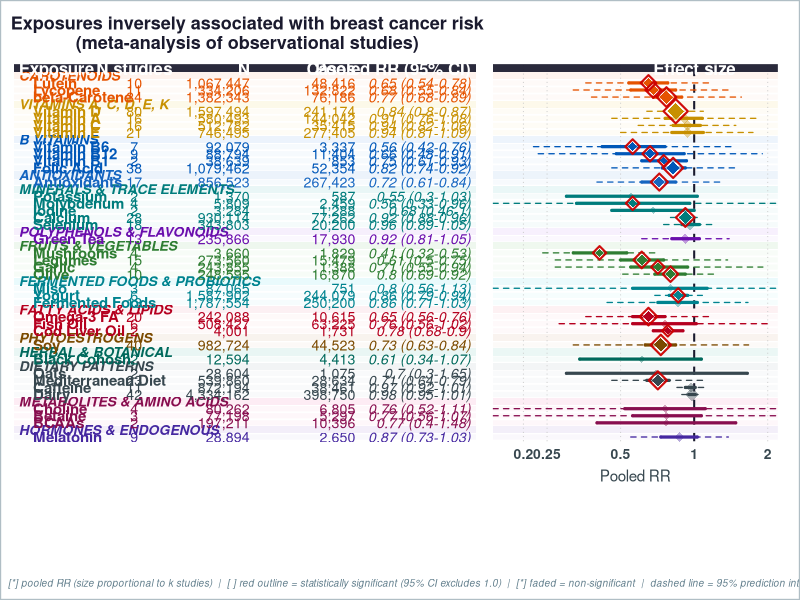
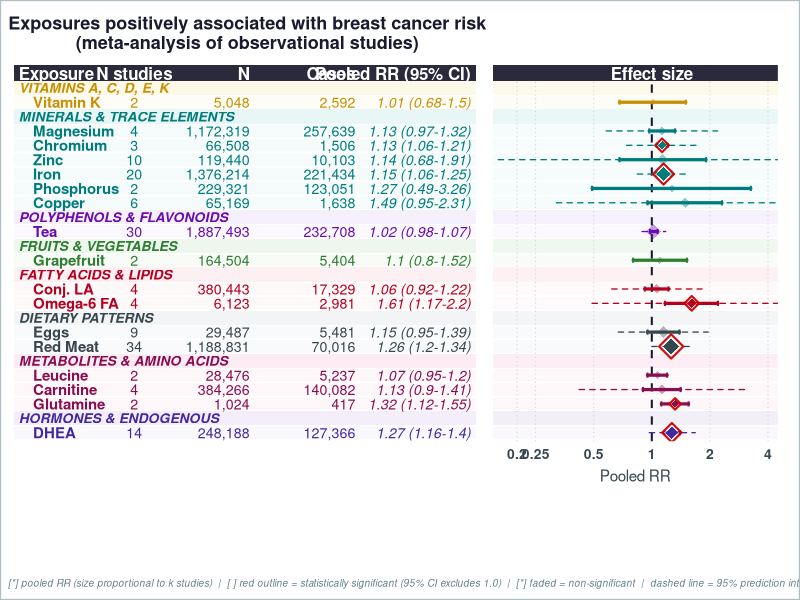
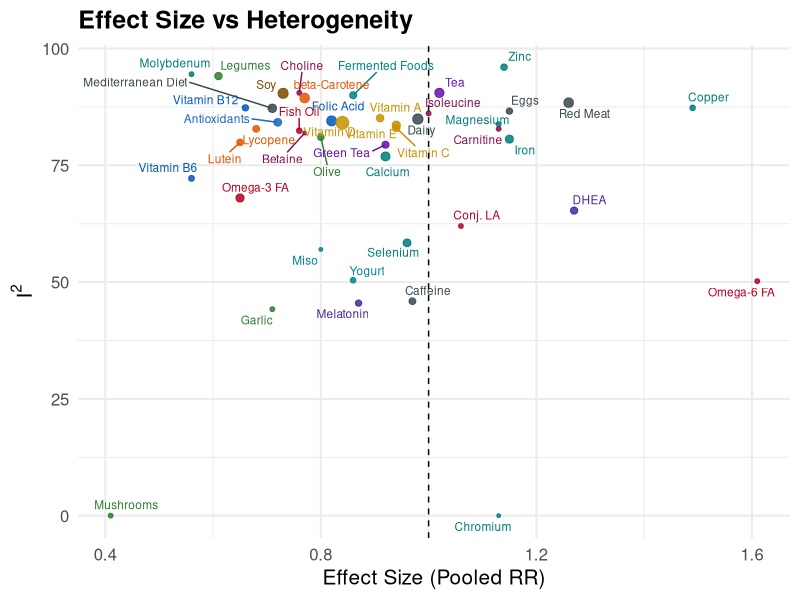
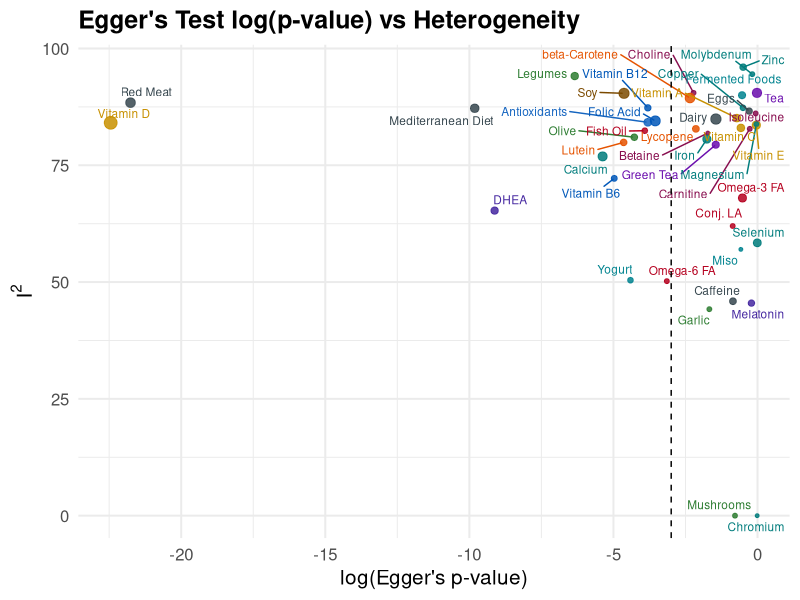

R code for these plots, in order:
# =============================================================================
# Combined analysis plots — Forest plots + Scatter diagnostic plots
# Data: exposures_meta_analysis_final_combined.xlsx
# =============================================================================
setwd('C:/Users/mraga/Downloads/MetaFemina/Plot')
library(tidyverse)
library(scales)
library(readxl)
library(stringr)
library(cowplot)
library(ggtext)
library(ggrepel)
library(patchwork)

for (pkg in c("ggtext", "cowplot", "ggrepel", "patchwork")) {
  if (!requireNamespace(pkg, quietly = TRUE)) install.packages(pkg)
}

output_dir <- "."
dir.create(output_dir, showWarnings = FALSE, recursive = TRUE)

# =============================================================================
# 1. Read & clean data
# =============================================================================

raw <- read_excel("exposures_meta_analysis_final_combined.xlsx")

# Standardise column names
names(raw) <- c(
  "Exposure", "n_studies", "pooled_es_num",
  "ci_low", "ci_high",
  "pi_low", "pi_high",
  "I2", "eggers_p",
  "Total_N", "N_cases"
)

dat_clean <- raw %>%
  mutate(
    # Reconstruct a display string  "OR (low–high)" for the table column
    pooled_ci_lab = paste0(
      pooled_es_num,
      " (", ci_low, "-", ci_high, ")"
    ),
    N_lab     = comma(Total_N),
    Cases_lab = comma(N_cases),
    sig = ifelse((ci_high < 1 | ci_low > 1), "Significant", "Not significant"),
    direction = case_when(
      pooled_es_num < 1 ~ "Protective",
      pooled_es_num > 1 ~ "Harmful",
      TRUE              ~ "Neutral"
    )
  )

# =============================================================================
# 2. Group mapping, order & colour palettes  (unchanged from original)
# =============================================================================

group_map <- tribble(
  ~Exposure,                  ~Group,
  "eggs",                     "Dietary Patterns",
  "dairy",                    "Dietary Patterns",
  "red_meat",             "Dietary Patterns",
  "fermented_foods",          "Fermented Foods & Probiotics",
  "skyr",                     "Fermented Foods & Probiotics",
  "hemp_seeds",               "Fatty Acids & Lipids",
  "kefir",                    "Fermented Foods & Probiotics",
  "legumes",                  "Fruits & Vegetables",
  "chia_seeds",               "Fatty Acids & Lipids",
  "oats",                     "Dietary Patterns",
  "flax",                     "Phytoestrogens",
  "vitamin_b2",               "B Vitamins",
  "cesium",                   "Minerals & Trace Elements",
  "quercetin",                "Polyphenols & Flavonoids",
  "vitamin_b6",               "B Vitamins",
  "fish_oil",                 "Fatty Acids & Lipids",
  "grape",                    "Fruits & Vegetables",
  "lutein",                   "Carotenoids",
  "molybdenum",               "Minerals & Trace Elements",
  "garlic",                   "Fruits & Vegetables",
  "lycopene",                 "Carotenoids",
  "soy",                      "Phytoestrogens",
  "pantothenic_acid",         "B Vitamins",
  "resveratrol",              "Polyphenols & Flavonoids",
  "vitamin_a",                "Vitamins A, C, D, E, K",
  "vitamin_b1",               "B Vitamins",
  "mediterranean_diet",       "Dietary Patterns",
  "cod_liver_oil",            "Fatty Acids & Lipids",
  "antioxidants",             "Antioxidants",
  "betaine",                  "Metabolites & Amino Acids",
  "beta-carotene",            "Carotenoids",
  "choline",                  "Metabolites & Amino Acids",
  "magnesium",                "Minerals & Trace Elements",
  "olive",                    "Fruits & Vegetables",
  "vitamin_c",                "Vitamins A, C, D, E, K",
  "flaxseed",                 "Phytoestrogens",
  "iodine",                   "Minerals & Trace Elements",
  "green_tea",                "Polyphenols & Flavonoids",
  "mushrooms",                "Fruits & Vegetables",
  "calcium",                  "Minerals & Trace Elements",
  "copper",                   "Minerals & Trace Elements",
  "folic_acid",               "B Vitamins",
  "selenium",                 "Minerals & Trace Elements",
  "potassium",                "Minerals & Trace Elements",
  "vitamin_b12",              "B Vitamins",
  "tea",                      "Polyphenols & Flavonoids",
  "mineral_supplements",      "Minerals & Trace Elements",
  "papaya",                   "Fruits & Vegetables",
  "bcaas",                    "Metabolites & Amino Acids",
  "vitamin_e",                "Vitamins A, C, D, E, K",
  "vitamin_d",                "Vitamins A, C, D, E, K",
  "omega-3_fatty_acids",      "Fatty Acids & Lipids",
  "caffeine",                 "Dietary Patterns",
  "leucine",                  "Metabolites & Amino Acids",
  "iron",                     "Minerals & Trace Elements",
  "isoleucine",               "Metabolites & Amino Acids",
  "protein_intake",           "Metabolites & Amino Acids",
  "conjugated_linoleic_acid", "Fatty Acids & Lipids",
  "grapefruit",               "Fruits & Vegetables",
  "creatine",                 "Metabolites & Amino Acids",
  "chromium",                 "Minerals & Trace Elements",
  "glutamine",                "Metabolites & Amino Acids",
  "melatonin",                "Hormones & Endogenous",
  "vitamin_k",                "Vitamins A, C, D, E, K",
  "zinc",                     "Minerals & Trace Elements",
  "carnitine",                "Metabolites & Amino Acids",
  "dehydroepiandrosterone",   "Hormones & Endogenous",
  "cannabidiol",              "Herbal & Botanical",
  "phosphorus",               "Minerals & Trace Elements",
  "ginseng",                  "Herbal & Botanical",
  "vitamin_b3",               "B Vitamins",
  "omega-6_fatty_acids",      "Fatty Acids & Lipids",
  "ginkgo",                   "Herbal & Botanical",
  "coenzyme_q10",             "Antioxidants",
  "sauerkraut",               "Fermented Foods & Probiotics",
  "red_clover",               "Phytoestrogens",
  "black_cohosh",             "Herbal & Botanical",
  "n-acetylcysteine",         "Antioxidants",
  "miso",                     "Fermented Foods & Probiotics",
  "manganese",                "Minerals & Trace Elements",
  "yogurt",                   "Fermented Foods & Probiotics",
  "glucosamine",              "Metabolites & Amino Acids",
  "sage",                     "Herbal & Botanical",
  "pickled_vegetables",       "Fermented Foods & Probiotics",
  "lactobacillus",            "Fermented Foods & Probiotics"
)

group_order <- c(
  "Carotenoids",
  "Vitamins A, C, D, E, K",
  "B Vitamins",
  "Antioxidants",
  "Minerals & Trace Elements",
  "Polyphenols & Flavonoids",
  "Fruits & Vegetables",
  "Fermented Foods & Probiotics",
  "Fatty Acids & Lipids",
  "Phytoestrogens",
  "Herbal & Botanical",
  "Dietary Patterns",
  "Metabolites & Amino Acids",
  "Hormones & Endogenous"
)

group_colors <- c(
  "B Vitamins"               = "#0057B8",
  "Carotenoids"              = "#E55300",
  "Minerals & Trace Elements"= "#007C7C",
  "Fruits & Vegetables"      = "#2E7D32",
  "Vitamins A, C, D, E, K"     = "#C79000",
  "Polyphenols & Flavonoids" = "#6A0DAD",
  "Fermented Foods & Probiotics" = "#00838F",
  "Fatty Acids & Lipids"     = "#B5001F",
  "Phytoestrogens"           = "#7B4A00",
  "Dietary Patterns"         = "#37474F",
  "Herbal & Botanical"       = "#00695C",
  "Metabolites & Amino Acids"= "#880E4F",
  "Hormones & Endogenous"    = "#4527A0",
  "Antioxidants"             = "#1565C0",
  "Other"                    = "#424242"
)

group_bg <- c(
  "B Vitamins"               = "#E3EEFA",
  "Carotenoids"              = "#FDEEE6",
  "Minerals & Trace Elements"= "#DFF2F2",
  "Fruits & Vegetables"      = "#E6F4E6",
  "Vitamins A, C, D, E, K"     = "#FBF6E0",
  "Polyphenols & Flavonoids" = "#F2E8FB",
  "Fermented Foods & Probiotics" = "#E0F7FA",
  "Fatty Acids & Lipids"     = "#FBEAED",
  "Phytoestrogens"           = "#F5EDE6",
  "Dietary Patterns"         = "#ECEFF1",
  "Herbal & Botanical"       = "#E0F2EF",
  "Metabolites & Amino Acids"= "#FCE4EF",
  "Hormones & Endogenous"    = "#EDE7F6",
  "Antioxidants"             = "#E3EEF9",
  "Other"                    = "#F5F5F5"
)

missing_group_map <- setdiff(unique(dat_clean$Exposure), group_map$Exposure)
if (length(missing_group_map) > 0) {
  stop(
    "Missing exposure group mapping for: ",
    paste(sort(missing_group_map), collapse = ", ")
  )
}

# =============================================================================
# 3. Helper: pretty exposure labels
# =============================================================================

prettify_exposure <- function(x) {
  x %>%
    str_replace_all("_", " ") %>%
    str_to_title() %>%
    str_replace("Bcaas",                   "BCAAs") %>%
    str_replace("Beta-Carotene",            "beta-Carotene") %>%
    str_replace("Omega-3 Fatty Acids",      "Omega-3 FA") %>%
    str_replace("Omega-6 Fatty Acids",      "Omega-6 FA") %>%
    str_replace("Conjugated Linoleic Acid", "Conj. LA") %>%
    str_replace("Mineral Supplements",      "Minerals") %>%
    str_replace("Dehydroepiandrosterone",   "DHEA")
}

# =============================================================================
# 4. Forest plot helpers  (identical logic to original)
# =============================================================================

prepare_dat <- function(dat_clean, dir) {
  dat_clean %>%
    filter(n_studies > 1) %>%
    left_join(group_map, by = "Exposure") %>%
    mutate(
      Group          = replace_na(Group, "Other"),
      Exposure_label = prettify_exposure(Exposure),
      Group          = factor(Group, levels = c(group_order, "Other"))
    ) %>%
    filter(direction == dir) %>%
    arrange(Group, pooled_es_num) %>%
    mutate(row = row_number())
}

build_plot_rows <- function(df) {
  groups_present <- df %>%
    group_by(Group) %>%
    summarise(n = n(), .groups = "drop") %>%
    arrange(match(Group, c(group_order, "Other")))
  
  plot_row   <- integer(nrow(df))
  label_rows <- list()
  current_row <- 1
  
  for (i in seq_len(nrow(groups_present))) {
    grp   <- as.character(groups_present$Group[i])
    n_grp <- groups_present$n[i]
    
    label_rows[[i]] <- tibble(plot_row = current_row, Group = grp, is_label = TRUE)
    current_row <- current_row + 1
    
    idx <- which(as.character(df$Group) == grp)
    plot_row[idx] <- seq(current_row, current_row + n_grp - 1)
    current_row <- current_row + n_grp
  }
  
  df$plot_row <- plot_row
  list(df = df, labels = bind_rows(label_rows), total_rows = current_row - 1)
}

# ---- Table panel ----
make_table_panel <- function(df, label_df, total_rows, title_text, fs = 3.8) {
  header_y <- 0
  y_lim    <- c(total_rows + 0.6, -0.65)
  
  ggplot() +
    geom_rect(data = df,
              aes(ymin = plot_row - 0.5, ymax = plot_row + 0.5,
                  xmin = -0.05, xmax = 4.75, fill = as.character(Group)),
              alpha = 0.30, inherit.aes = FALSE) +
    scale_fill_manual(values = group_bg, guide = "none") +
    geom_hline(yintercept = seq(0.5, total_rows + 0.5, 1),
               color = "white", linewidth = 0.6) +
    geom_rect(data = label_df,
              aes(ymin = plot_row - 0.5, ymax = plot_row + 0.5,
                  xmin = -0.05, xmax = 4.75, fill = Group),
              alpha = 0.70, inherit.aes = FALSE) +
    geom_text(data = label_df,
              aes(x = 0.0, y = plot_row, label = toupper(Group), color = Group),
              hjust = 0, size = fs - 0.3, fontface = "bold.italic", inherit.aes = FALSE) +
    scale_color_manual(values = group_colors, guide = "none") +
    geom_text(data = df,
              aes(x = 0.15, y = plot_row, label = Exposure_label,
                  color = as.character(Group)),
              hjust = 0, size = fs, fontface = "bold", inherit.aes = FALSE) +
    geom_text(data = df,
              aes(x = 1.2, y = plot_row, label = as.character(n_studies),
                  color = as.character(Group)),
              hjust = 0.5, size = fs - 0.2, inherit.aes = FALSE) +
    geom_text(data = df,
              aes(x = 2.4, y = plot_row, label = N_lab,
                  color = as.character(Group)),
              hjust = 1, size = fs - 0.2, inherit.aes = FALSE) +
    geom_text(data = df,
              aes(x = 3.5, y = plot_row, label = Cases_lab,
                  color = as.character(Group)),
              hjust = 1, size = fs - 0.2, inherit.aes = FALSE) +
    geom_text(data = df,
              aes(x = 4.7, y = plot_row, label = pooled_ci_lab,
                  color = as.character(Group)),
              hjust = 1, size = fs - 0.2, fontface = "italic", inherit.aes = FALSE) +
    annotate("rect",
             xmin = -0.05, xmax = 4.75, ymin = -0.60, ymax = 0.50,
             fill = "#1A1A2E", alpha = 0.93) +
    annotate("text", x = 0.0, y = header_y, label = "Exposure",
             hjust = 0, fontface = "bold", size = fs + 0.5, color = "white") +
    annotate("text", x = 1.2, y = header_y, label = "N studies",
             hjust = 0.5, fontface = "bold", size = fs + 0.5, color = "white") +
    annotate("text", x = 2.4, y = header_y, label = "N",
             hjust = 1, fontface = "bold", size = fs + 0.5, color = "white") +
    annotate("text", x = 3.5, y = header_y, label = "Cases",
             hjust = 1, fontface = "bold", size = fs + 0.5, color = "white") +
    annotate("text", x = 4.7, y = header_y, label = "Pooled RR (95% CI)",
             hjust = 1, fontface = "bold", size = fs + 0.5, color = "white") +
    scale_x_continuous(limits = c(-0.05, 4.8), expand = c(0, 0)) +
    scale_y_continuous(limits = y_lim, trans = "reverse", expand = c(0, 0)) +
    labs(title = title_text) +
    theme_void() +
    theme(
      plot.title      = element_text(face = "bold", hjust = 0.5, size = 13,
                                     color = "#1A1A2E", margin = margin(b = 8, t = 4)),
      plot.background = element_rect(fill = "white", color = NA),
      plot.margin     = margin(8, 4, 8, 10)
    )
}

# ---- Forest panel ----
make_forest_panel <- function(df, label_df, total_rows, xlim_max = 2.5, fs = 3.8) {
  header_y <- 0
  y_lim    <- c(total_rows + 0.6, -0.65)
  # Forest panel x-axis settings
  xlim_min <- 0.15
  x_breaks_all <- c(0.2, 0.25, 0.5, 1, 2, 4)
  x_breaks <- x_breaks_all[x_breaks_all >= xlim_min & x_breaks_all <= xlim_max]
  ggplot() +
    geom_rect(data = df,
              aes(ymin = plot_row - 0.5, ymax = plot_row + 0.5,
                  xmin = xlim_min, xmax = xlim_max, fill = as.character(Group)),
              alpha = 0.28, inherit.aes = FALSE) +
    scale_fill_manual(values = group_bg, guide = "none") +
    geom_hline(yintercept = seq(0.5, total_rows + 0.5, 1),
               color = "white", linewidth = 0.6) +
    geom_rect(data = label_df,
              aes(ymin = plot_row - 0.5, ymax = plot_row + 0.5,
                  xmin = xlim_min, xmax = xlim_max, fill = Group),
              alpha = 0.65, inherit.aes = FALSE) +
    geom_vline(xintercept = x_breaks[x_breaks != 1],
               color = "grey78", linewidth = 0.3, linetype = "dotted") +
    geom_vline(xintercept = 1,
               linetype = "dashed", linewidth = 0.7, color = "#1A1A2E") +
    # CI whiskers
    # CI whisker (main horizontal line)
    geom_segment(data = df,
                 aes(x    = pmax(ci_low,  xlim_min),
                     xend = pmin(ci_high, xlim_max),
                     y = plot_row, yend = plot_row,
                     color = as.character(Group)),
                 linewidth = 1.1, lineend = "round", inherit.aes = FALSE) +
    
    # Left end-cap tick — only draw if ci_low is within range
    geom_segment(data = df %>% filter(ci_low >= xlim_min),
                 aes(x = ci_low, xend = ci_low,
                     y = plot_row - 0.18, yend = plot_row + 0.18,
                     color = as.character(Group)),
                 linewidth = 0.7, inherit.aes = FALSE) +
    
    # Right end-cap tick — only draw if ci_high is within range
    geom_segment(data = df %>% filter(ci_high <= xlim_max),
                 aes(x = ci_high, xend = ci_high,
                     y = plot_row - 0.18, yend = plot_row + 0.18,
                     color = as.character(Group)),
                 linewidth = 0.7, inherit.aes = FALSE) +
    # Prediction interval whiskers (dashed, thinner) — only where available
    geom_segment(data = df %>% filter(!is.na(pi_low) & !is.na(pi_high)),
                 aes(x = pmax(pi_low, xlim_min), xend = pmin(pi_high, xlim_max),
                     y = plot_row, yend = plot_row,
                     color = as.character(Group)),
                 linewidth = 0.45, linetype = "dashed",
                 lineend = "round", inherit.aes = FALSE) +
    # Non-significant diamonds
    geom_point(data = df %>% filter(sig == "Not significant"),
               aes(x = pooled_es_num, y = plot_row,
                   color = as.character(Group), size = n_studies),
               shape = 18, alpha = 0.38, inherit.aes = FALSE) +
    # Significant: white halo + coloured diamond + red outline
    geom_point(data = df %>% filter(sig == "Significant"),
               aes(x = pooled_es_num, y = plot_row, size = n_studies * 1.9),
               shape = 18, color = "white", alpha = 0.55, inherit.aes = FALSE) +
    geom_point(data = df %>% filter(sig == "Significant"),
               aes(x = pooled_es_num, y = plot_row,
                   color = as.character(Group), size = n_studies),
               shape = 18, alpha = 1.0, inherit.aes = FALSE) +
    geom_point(data = df %>% filter(sig == "Significant"),
               aes(x = pooled_es_num, y = plot_row, size = n_studies * 0.9),
               shape = 5, color = "#CC0000", stroke = 1.1, alpha = 0.95,
               inherit.aes = FALSE) +
    # Header bar
    annotate("rect",
             xmin = xlim_min, xmax = xlim_max, ymin = -0.60, ymax = 0.50,
             fill = "#1A1A2E", alpha = 0.93) +
    annotate("text", x = 1, y = header_y, label = "Effect size", hjust = 0.5,
             fontface = "bold", size = fs + 0.5, color = "white") +
    scale_x_log10(
      limits = c(xlim_min, xlim_max),
      breaks = x_breaks,
      labels = as.character(x_breaks),
      expand = c(0, 0)
    )+
    scale_y_continuous(limits = y_lim, trans = "reverse", expand = c(0, 0)) +
    scale_color_manual(
      values = group_colors,
      name   = "Exposure group",
      guide  = guide_legend(
        ncol           = 5,
        override.aes   = list(shape = 15, size = 4.8, alpha = 1),
        title.position = "top",
        title.hjust    = 0,
        byrow          = TRUE
      )
    ) +
    scale_size_continuous(range = c(2.0, 6.5), guide = "none") +
    labs(x = "Pooled RR", y = NULL) +
    theme_minimal(base_size = 11) +
    theme(
      axis.text.y      = element_blank(),
      axis.ticks.y     = element_blank(),
      axis.text.x      = element_text(size = 10, color = "#37474F", face = "bold"),
      axis.title.x     = element_text(size = 11, color = "#37474F", margin = margin(t = 6)),
      panel.grid       = element_blank(),
      legend.position  = "bottom",
      legend.text      = element_text(size = 8.2,  color = "#1A1A2E"),
      legend.title     = element_text(size = 9.2, color = "#1A1A2E", face = "bold"),
      legend.key.size  = unit(0.48, "cm"),
      legend.spacing.x = unit(0.28, "cm"),
      legend.margin    = margin(t = 2, r = 0, b = 2, l = 0),
      plot.background  = element_rect(fill = "white", color = NA),
      plot.margin      = margin(8, 16, 8, 2)
    )
}

# ---- Caption ----
make_caption <- function(direction) {
  side <- if (direction == "Protective") {
    "RR < 1 = inversely associated with breast cancer risk."
  } else {
    "RR > 1 = positively associated with breast cancer risk."
  }
  paste0(
    "[*] pooled RR (size proportional to k studies)  |  ",
    "[ ] red outline = statistically significant (95% CI excludes 1.0)  |  ",
    "[*] faded = non-significant  |  dashed line = 95% prediction interval  |  "
  )
}

# ---- Compose & save ----
save_forest_figure <- function(direction, title_text, xlim_max, filename) {
  output_path <- file.path(output_dir, filename)
  df_raw     <- prepare_dat(dat_clean, direction)
  built      <- build_plot_rows(df_raw)
  df         <- built$df
  label_df   <- built$labels
  total_rows <- built$total_rows
  
  tbl        <- make_table_panel(df, label_df, total_rows, title_text)
  fst        <- make_forest_panel(df, label_df, total_rows, xlim_max)
  legend_grob <- get_legend(fst)
  fst_no_leg  <- fst + theme(legend.position = "none")
  
  caption_grob <- ggdraw() +
    draw_label(make_caption(direction),
               x = 0.01, hjust = 0, size = 7.2,
               color = "#607D8B", fontface = "italic")
  
  combined <- plot_grid(
    plot_grid(tbl, fst_no_leg,
              ncol = 2, rel_widths = c(1.55, 1),
              align = "h", axis = "tb"),
    legend_grob,
    caption_grob,
    ncol        = 1,
    rel_heights = c(1, 0.14, 0.07)
  )
  
  final <- ggdraw(combined) +
    draw_line(x = c(0, 1, 1, 0, 0),
              y = c(0, 0, 1, 1, 0),
              color = "#B0BEC5", linewidth = 0.8)
  
  ggsave(output_path,
         plot = final, width = 297, height = 250,
         units = "mm", device = "pdf", dpi = 300)
  message("Saved: ", output_path)
  invisible(final)
}

# =============================================================================
# 5. Scatter / diagnostic plots  (Plot.R style, adapted for new columns)
#    Two separate functions — one per plot
# =============================================================================

# Shared helper: build the filtered + labelled data frame
build_scatter_df <- function(dat_clean, min_studies = 2) {
  dat_clean %>%
    filter(n_studies > min_studies) %>%
    left_join(group_map, by = "Exposure") %>%
    mutate(
      Group          = replace_na(Group, "Other"),
      Group          = factor(Group, levels = c(group_order, "Other")),
      exposure_label = prettify_exposure(Exposure),
      log_eggers_p   = log(eggers_p)   # natural log, same as original
    )
}

# ---- Plot 1: Effect Size vs I² ----
make_es_heterogeneity_plot <- function(dat_clean, min_studies = 2,
                                       filename = "plot_es_vs_heterogeneity.pdf") {
  output_path <- file.path(output_dir, filename)
  
  plot_df <- build_scatter_df(dat_clean, min_studies)
  
  p <- ggplot(plot_df,
              aes(x = pooled_es_num, y = I2, color = as.character(Group))) +
    geom_point(aes(size = n_studies), alpha = 0.85) +
    geom_text_repel(aes(label = exposure_label), size = 3, max.overlaps = 20) +
    geom_vline(xintercept = 1, linetype = "dashed") +
    scale_color_manual(values = group_colors, guide = "none") +
    scale_size_continuous(range = c(1, 4), name = "Number of studies") +
    labs(
      title = "Effect Size vs Heterogeneity",
      x     = "Effect Size (Pooled RR)",
      y     = expression(I^2)
    ) +
    theme_minimal(base_size = 15) +
    theme(
      legend.position = "none",
      plot.title      = element_text(face = "bold")
    )
  
  ggsave(output_path,
         plot = p, width = 210, height = 210,
         units = "mm", device = "pdf", dpi = 300)
  message("Saved: ", output_path)
  invisible(p)
}

# ---- Plot 2: log(Egger's p-value) vs I² ----
make_eggers_heterogeneity_plot <- function(dat_clean, min_studies = 2,
                                           filename = "plot_eggers_vs_heterogeneity.pdf") {
  output_path <- file.path(output_dir, filename)
  
  plot_df <- build_scatter_df(dat_clean, min_studies) %>%
    filter(!is.na(log_eggers_p))
  
  p <- ggplot(plot_df,
              aes(x = log_eggers_p, y = I2, color = as.character(Group))) +
    geom_point(aes(size = n_studies), alpha = 0.85) +
    geom_text_repel(aes(label = exposure_label), size = 3, max.overlaps = 20) +
    geom_vline(xintercept = log(0.05), linetype = "dashed") +   # log(0.05) ≈ -2.996
    scale_color_manual(values = group_colors, guide = "none") +
    scale_size_continuous(range = c(1, 4), name = "Number of studies") +
    labs(
      title = "Egger's Test log(p-value) vs Heterogeneity",
      x     = "log(Egger's p-value)",
      y     = expression(I^2)
    ) +
    theme_minimal(base_size = 15) +
    theme(
      legend.position = "none",
      plot.title      = element_text(face = "bold")
    )
  
  ggsave(output_path,
         plot = p, width = 210, height = 210,
         units = "mm", device = "pdf", dpi = 300)
  message("Saved: ", output_path)
  invisible(p)
}

# =============================================================================
# 6. Render all figures
# =============================================================================

save_forest_figure(
  direction  = "Protective",
  title_text = "Exposures inversely associated with breast cancer risk\n(meta-analysis of observational studies)",
  xlim_max   = 2.2,
  filename   = "forest_protective.pdf"
)

save_forest_figure(
  direction  = "Harmful",
  title_text = "Exposures positively associated with breast cancer risk\n(meta-analysis of observational studies)",
  xlim_max   = 4.5,
  filename   = "forest_harmful.pdf"
)

make_es_heterogeneity_plot(
  dat_clean   = dat_clean,
  min_studies = 2,
  filename    = "plot_es_vs_heterogeneity.pdf"
)

make_eggers_heterogeneity_plot(
  dat_clean   = dat_clean,
  min_studies = 2,
  filename    = "plot_eggers_vs_heterogeneity.pdf"
)

message("All figures saved to: ", getwd())
